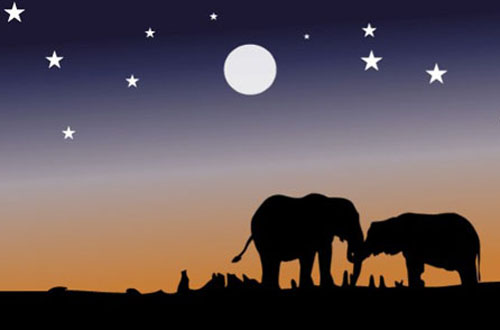
#> input picture K-Means/Project Image Segmentation/elephant.jpg, 500 x 330 px
$ jupyter execute --allow-errors Dominant_Color_Extraction_image.ipynb
#> lines starting #> are read from the running program, lines starting #| are printed output that depends on the picture
## Dominant Color Extraction for Image Segmentation
- Image Segmentation
- Segmentation partitions an image into regions having similar visual appearance corresponding to parts of objects
- We will try to extract the most dominant 'K' Colors using K-Means
- We can apply K-Means with each pixel will reassigned to the closest of the K Colors, leading to segmentation

[cell 1]
# importing the necessary libraries
import matplotlib.pyplot as plt
import cv2
import numpy as np

[cell 2]
img_ = cv2.imread('elephant.jpg') # Reads the image
#> img_ is the input picture: shape (330, 500, 3); mean B, G, R 85.4, 81.1, 93.9
img_ = cv2.cvtColor(img_,cv2.COLOR_BGR2RGB)
original_shape = img_.shape
#> original_shape = (330, 500, 3)
print(img_.shape)
#| (330, 500, 3)

[cell 3]
plt.imshow(img_) # as RGB Format
plt.show()

[cell 4]
# Flatten each channel of the image
all_pixels = img_.reshape((-1,3))
print(all_pixels.shape)
#| (165000, 3)

[cell 5]
from sklearn.cluster import KMeans

[cell 6]
dominant_colors = 4
km = KMeans(n_clusters=dominant_colors)
km.fit(all_pixels)

[cell 7]
centers = km.cluster_centers_

[cell 8]
centers[0]
# all values decimal but rgb values are int

[cell 9]
centers = np.array(centers,dtype='uint8')

[cell 10]
print(centers)

## Plot the dominant colors

[cell 11]
i = 1

plt.figure(0,figsize=(2,2))

colors = []

for each_row in centers[0]:
    plt.subplot(2,2,i)
    plt.axis('off')
    i+=1

    colors.append(each_row)

    #Color Swatch
    a = np.zeros((200,200,3),dtype='uint8')
    a[:,:,:] = each_row
    plt.imshow(a)

plt.show()
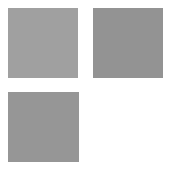
#> figure drawn by matplotlib, 3 panels

# Segmenting Our Original Image

[cell 12]
new_img_generated = np.zeros(all_pixels.shape,dtype="uint8")
print(new_img_generated.shape)
#| (165000, 3)
